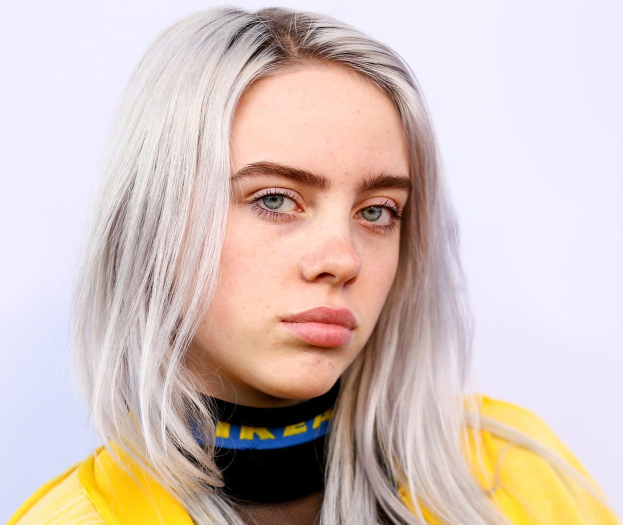
#> input picture images/billie-eilish.jpg, 1245 x 1050 px (shown at 1/2 size); its folder holds only this picture in this run
$ python main.py   (older library calls are emulated)
#> lines starting #> are read from the running program, lines starting #| are printed output that depends on the picture
import os

import cv2
import matplotlib.pyplot as plt
import numpy as np


def resize_image(image):
    # Resize
    height, width = image.shape[:2]
    new_height = height - (height % 8)
    new_width = width - (width % 8)
    return cv2.resize(image, (new_width, new_height))


def compute_gradients(image):
    dx = cv2.Sobel(image, cv2.CV_64F, 1, 0, ksize=5)
    dy = cv2.Sobel(image, cv2.CV_64F, 0, 1, ksize=5)
    # Magnitude
    magnitude = cv2.addWeighted(dx, 0.5, dy, 0.5, 0)
    # cv2.imshow("magnitude", magnitude)
    # Orientation
    orientation = np.arctan2(dy, dx)
    # cv2.imshow("orientation", orientation)
    # cv2.waitKey(0)
    # cv2.destroyAllWindows()
    return magnitude, orientation


def compute_histogram(orientation, magnitude, num_bins=9):
    hist = np.zeros(num_bins)
    bin_width = 360 / num_bins
    orientation = orientation % 360
    for i in range(num_bins):
        hist[i] = np.sum(
            magnitude[
                np.where((orientation >= i * bin_width) & (orientation < (i + 1) * bin_width))
            ]
        )
    return hist


def compute_hog(image, cell_size=(8, 8), num_bins=9):
    image = resize_image(image)
    magnitude, orientation = compute_gradients(image)

    height, width = magnitude.shape[:2]
    # cells_per_block = (block_size[0] // cell_size[0], block_size[1] // cell_size[1])
    num_cels = (height // cell_size[0], width // cell_size[1])

    hog_image = np.zeros((height, width), dtype=float)
    for i in range(num_cels[0]):
        for j in range(num_cels[1]):
            cell_mag = magnitude[
                i * cell_size[0] : (i + 1) * cell_size[0],
                j * cell_size[1] : (j + 1) * cell_size[1]
            ]
            cell_ori = orientation[
                i * cell_size[0] : (i + 1) * cell_size[0],
                j * cell_size[1] : (j + 1) * cell_size[1],
            ]
            cell_histogram = compute_histogram(cell_ori, cell_mag, num_bins)
            hog_image[
                i * cell_size[0] : (i + 1) * cell_size[0],
                j * cell_size[1] : (j + 1) * cell_size[1]
            ] = cell_histogram[0]
    return hog_image


for name_img in os.listdir("images"):
    image = cv2.imread(f"images/{name_img}", cv2.IMREAD_GRAYSCALE)
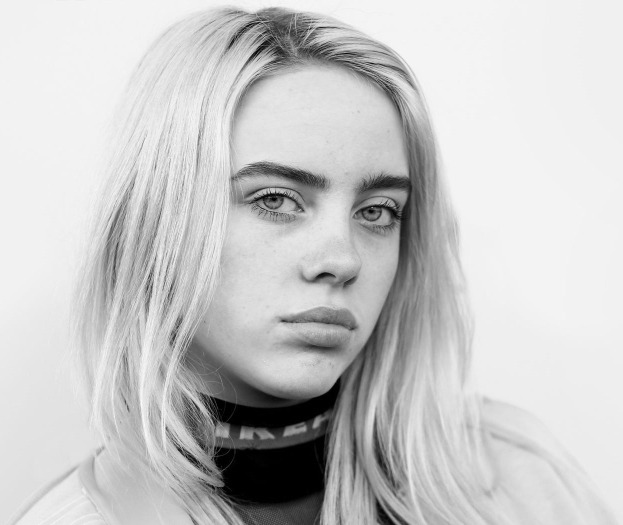
#> image: shape (1050, 1245) (shown at 1/2 size); min 0, max 255, mean 199.8

    hog_image = compute_hog(image)
#> in compute_gradients, `dx = cv2.Sobel(image, cv2.CV_64F, 1, 0, ksize=5)`:
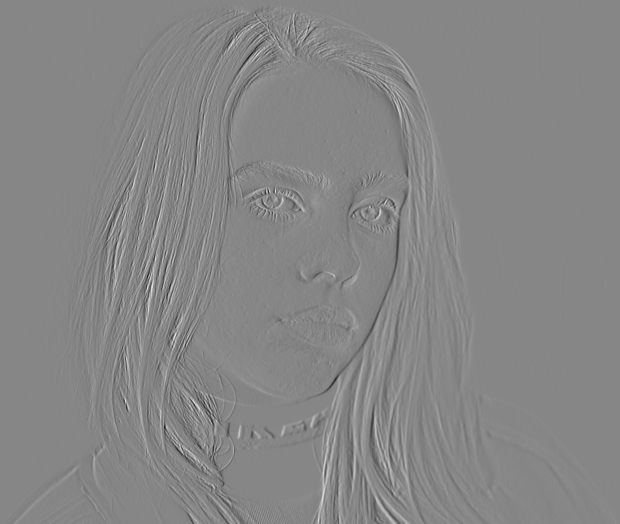
#> dx: shape (1048, 1240) float64 (shown at 1/2 size); min -6806, max 6125, mean 0.3; drawn with min black and max white
#> in compute_gradients, `dy = cv2.Sobel(image, cv2.CV_64F, 0, 1, ksize=5)`:
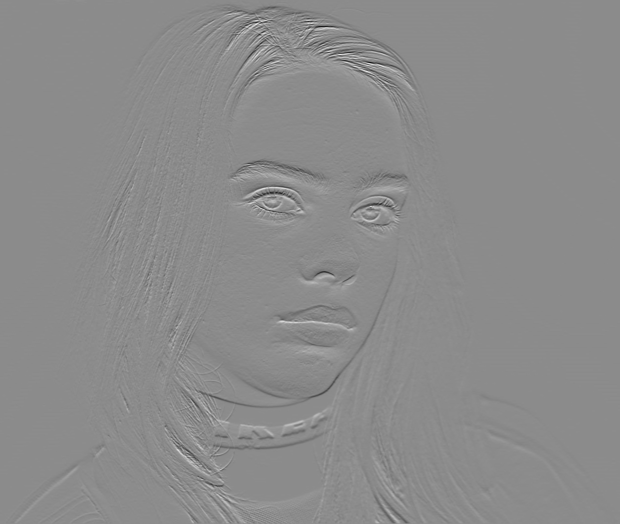
#> dy: shape (1048, 1240) float64 (shown at 1/2 size); min -7848, max 6475, mean -7.5; drawn with min black and max white
#> in compute_gradients, `orientation = np.arctan2(dy, dx)`:
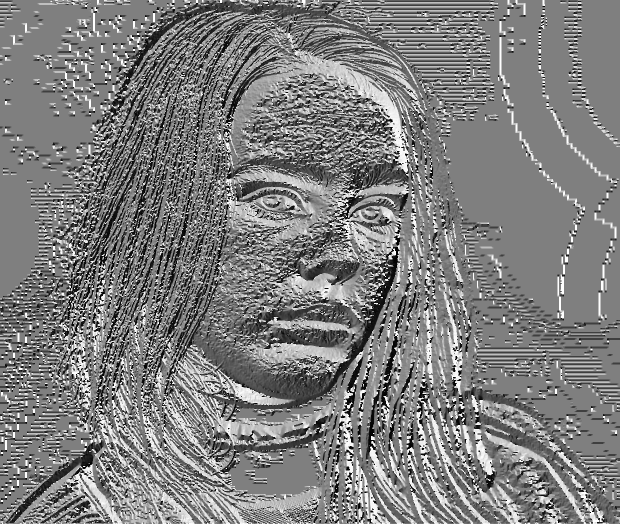
#> orientation: shape (1048, 1240) float64 (shown at 1/2 size); min -3.14, max 3.14, mean -0.0182; drawn with min black and max white
#> after the loop in compute_hog, `for i in range(num_cels[0]):`:
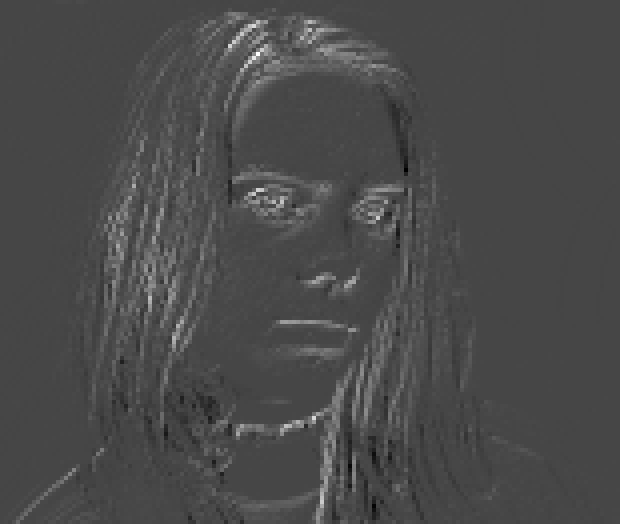
#> hog_image: shape (1048, 1240) float64 (shown at 1/2 size); min -43396, max 114194, mean 2877.3; drawn with min black and max white

    # cv2.imwrite(f"images_hog/{name_img}", hog_image)
    plt.imshow(hog_image, cmap="gray")
    plt.axis("off")
    plt.savefig(f"images_hog/{name_img}")

    # plt.show()
